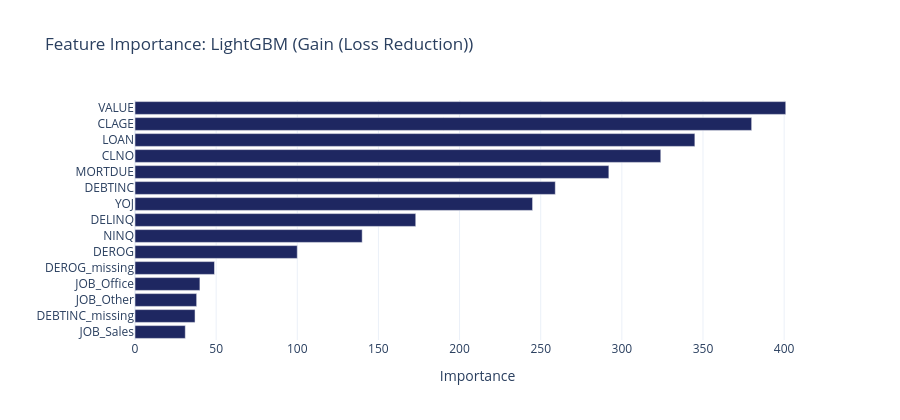

This figure's notebook cell:
### Markdown cell above
---
## 7. Learning Curves: Training Progress Across Iterations

### Code cell
# Plot feature importance (gain-based): how much each feature contributes to loss reduction
feature_gain = lgb_clf.feature_importances_

# Get feature names after preprocessing
preprocessor = best_lgb.named_steps["prep"]
cat_encoder = preprocessor.named_transformers_["cat"]
cat_names = list(cat_encoder.get_feature_names_out(categorical_features))
all_feature_names = numeric_features + cat_names

# Verify that feature importance length matches feature count
assert len(feature_gain) == len(all_feature_names), f"Mismatch: {len(feature_gain)} gains vs {len(all_feature_names)} features"

fig_gain = plot_feature_importance(feature_gain, all_feature_names, MODEL_NAME, "Gain (Loss Reduction)")
fig_gain.show()
save_chart(fig_gain, MODEL_SLUG, "feature_importance_gain")

### Figure 1 — Plotly figure (JSON) as saved in the notebook; plotly's stock layout.template omitted (floating-point values rounded to 4 significant figures)
{"data": [{"hovertemplate": "importance=%{x}<br>feature=%{y}<extra></extra>", "legendgroup": "", "marker": {"color": "#1E2761", "pattern": {"shape": ""}}, "name": "", "orientation": "h", "showlegend": false, "textposition": "auto", "type": "bar", "x": [31, 37, 38, 40, 49, 100, 140, 173, 245, 259, 292, 324, 345, 380, 401], "xaxis": "x", "y": ["JOB_Sales", "DEBTINC_missing", "JOB_Other", "JOB_Office", "DEROG_missing", "DEROG", "NINQ", "DELINQ", "YOJ", "DEBTINC", "MORTDUE", "CLNO", "LOAN", "CLAGE", "VALUE"], "yaxis": "y"}], "layout": {"barmode": "relative", "height": 420, "legend": {"tracegroupgap": 0}, "title": {"text": "Feature Importance: LightGBM (Gain (Loss Reduction))"}, "xaxis": {"anchor": "y", "domain": [0, 1], "title": {"text": "Importance"}}, "yaxis": {"anchor": "x", "domain": [0, 1], "title": {"text": ""}}}}
